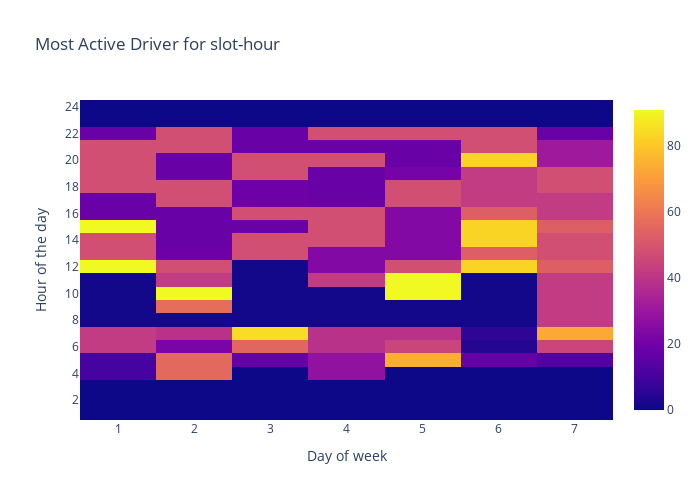

Notebook code for this chart:
### Code cell
import plotly.graph_objects as go
fig = go.Figure(data=go.Heatmap(
                   z=zv,
                   x=list(range(1,7)),
                   y=list(range(1,24)),
                   hoverongaps = False))
fig.update_layout(title="Most Active Driver for slot-hour",
                  yaxis={"title": 'Hour of the day'},
                  xaxis={"title": 'Day of week'},
                  yaxis_nticks=24,
                 height = 500,
                 width = 700)

fig.show()

### Figure 1 — Plotly figure (JSON) as saved in the notebook; plotly's stock layout.template omitted (floating-point values rounded to 4 significant figures; data arrays with more than 128 entries replaced by an {"elided": "..."} marker saying what was removed)
{"data": [{"hoverongaps": false, "type": "heatmap", "x": [1, 2, 3, 4, 5, 6], "y": [1, 2, 3, 4, 5, 6, 7, 8, 9, 10, 11, 12, 13, 14, 15, 16, 17, 18, 19, 20, 21, 22, 23], "z": {"elided": "24x7 int values"}}], "layout": {"height": 500, "title": {"text": "Most Active Driver for slot-hour"}, "width": 700, "xaxis": {"title": {"text": "Day of week"}}, "yaxis": {"nticks": 24, "title": {"text": "Hour of the day"}}}}
